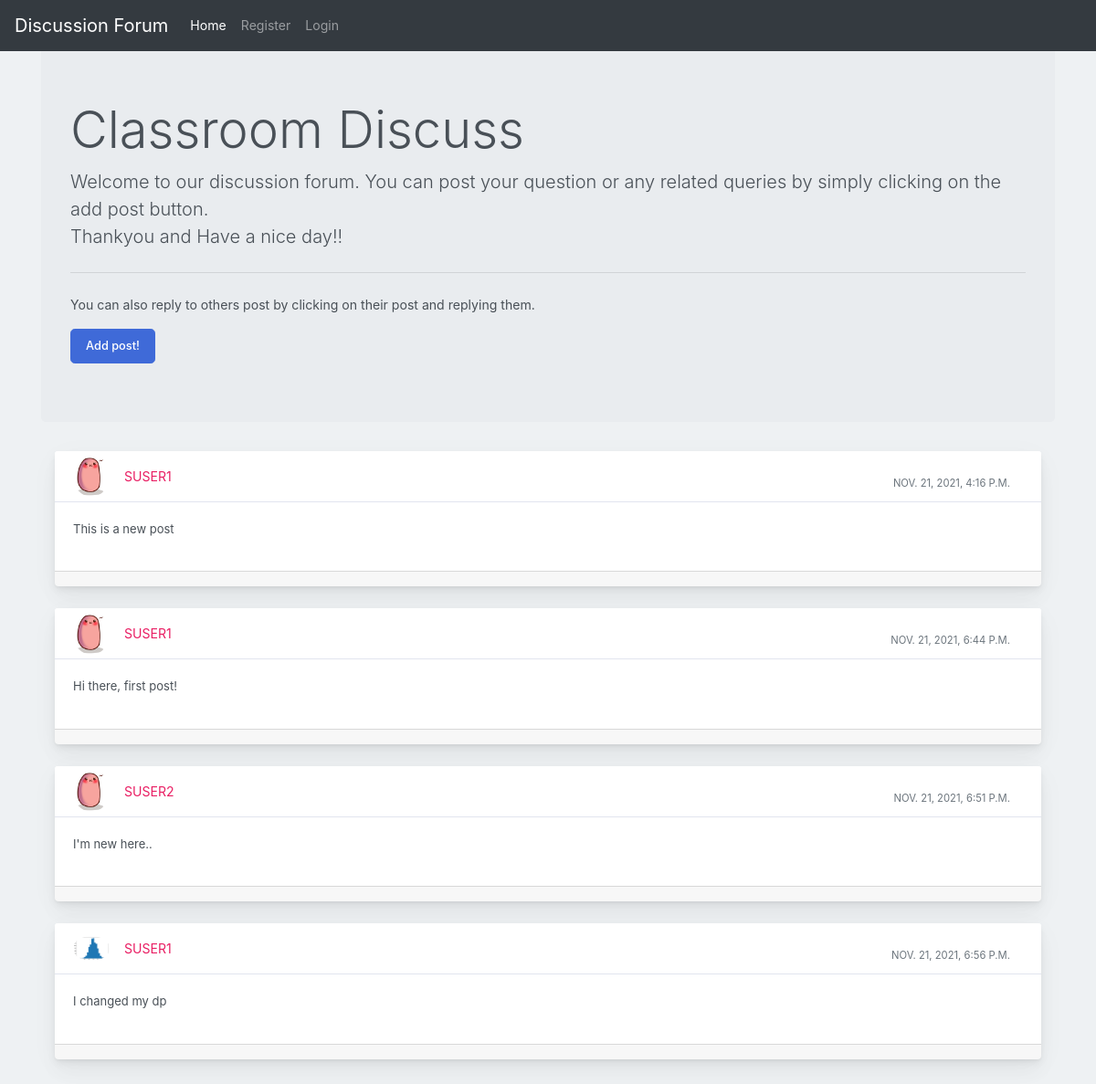
Before: /forum/ with the older database file.
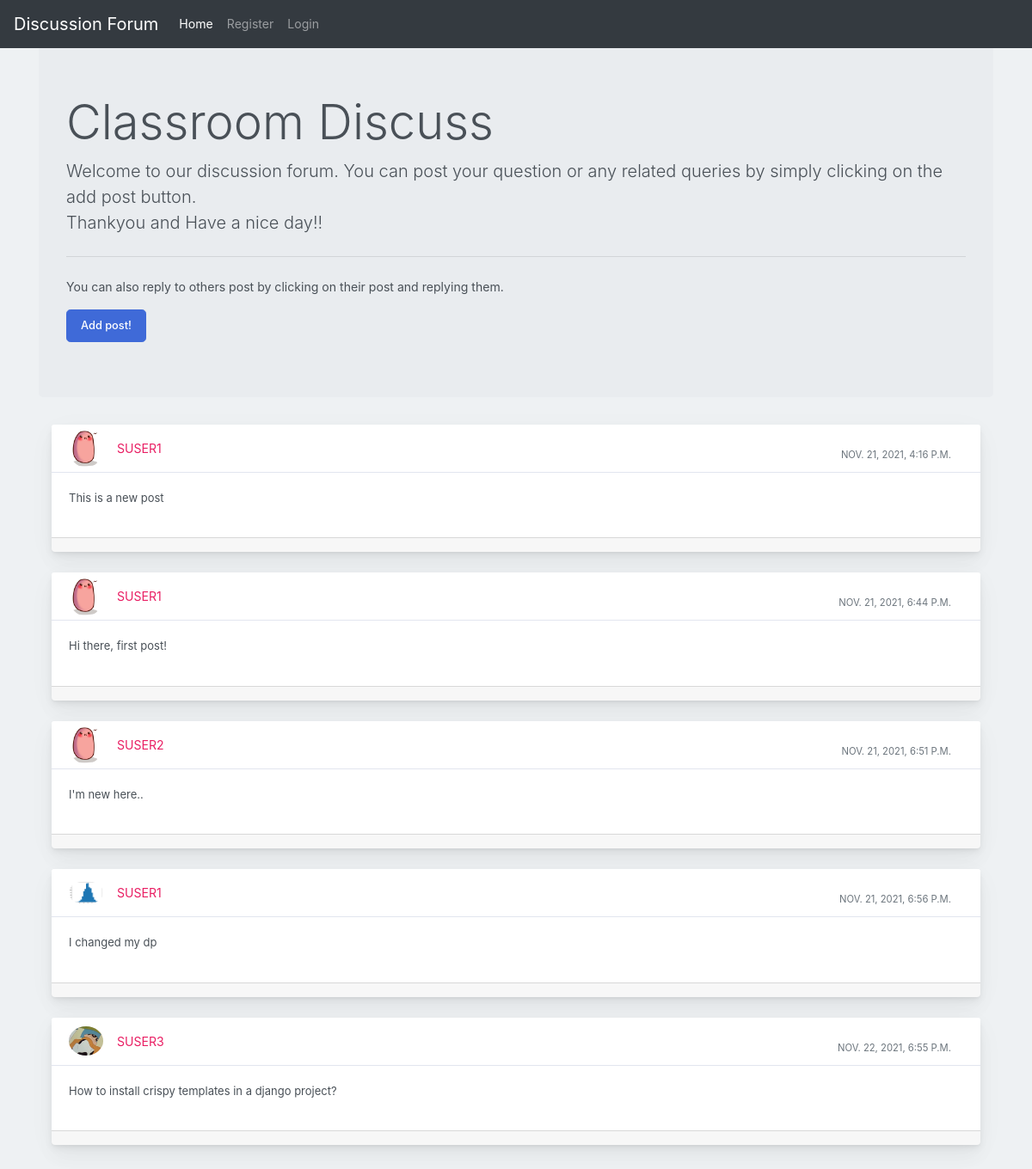
After: the same page with the newer database file.
### discuss/models.py (models this page shows, shortened)
class Post(models.Model):
    user1 = models.ForeignKey(User, on_delete=models.CASCADE, default=1)
    post_id = models.AutoField
    post_content = models.TextField()
    timestamp= models.DateTimeField(default=now)
    image = models.ImageField(upload_to="images",default="")

### users/models.py (models this page shows)
class User(AbstractUser):
    email = models.EmailField()
    is_student = models.BooleanField(default=False)
    is_teacher = models.BooleanField(default=False)

### discuss/views.py (the view)
# urls.py: path('forum/', views.forum_home, name='forum-home'),
def forum_home(request):
    return render(request, 'discuss/forum.html', context={'posts' : Post.objects.all()})

### templates/discuss/forum.html (shortened to what this page needs)
{% extends 'discuss/basic.html' %}
{% load crispy_forms_tags %}
{% block homeactive %} active {% endblock homeactive %}-->
{% block content %}
<div class="container my-4">
<div class="jumbotron">
    <h1 class="display-4">Classroom Discuss</h1>
    <p class="lead">Welcome to our discussion forum. You can post your question or any related queries by simply clicking on the add post button. <br> Thankyou and Have a nice day!!</p>
    <hr class="my-4">
    <p>You can also reply to others post by clicking on their post and replying them.</p>
      <a class="btn btn-primary btn-lg" data-toggle="modal" href="{% url 'discuss:add-post' %}">Add post!</a>
    </div>
    {% for post in posts %}
    <div class="container-fluid mt-10">
      <div class="row">
          <div class="col-md-12">
              <div class="card mb-4">
                  <div class="card-header">
                      <div class="media flex-wrap w-100 align-items-center"> <img src="/media/{{post.image}}"
                              class="d-block ui-w-40 rounded-circle" alt="">
                          <div class="media-body ml-3"> <a href="#" data-abc="true">{{post.user1}}</a>
                          </div>
                          <div class="text-muted small ml-3">
                            <div class="px-4 pt-3">{{post.timestamp}} </div>
                          </div>
                      </div>
                  </div>
                  <div class="card-body">
                      <p>{{post.post_content}}</p>
                  </div>
                  <div class="card-footer d-flex flex-wrap justify-content-between align-items-center px-0 pt-0 pb-3">
                  </div>
              </div>
          </div>
      </div>
  </div>
  {% endfor %}
</div>
  {% endblock content %}

Changed rows visible on the page:
added Post: image (picture), user1 "SUSER3", timestamp "NOV. 22, 2021, 6:55 P.M.", post_content "How to install crispy templates in a django project?"
